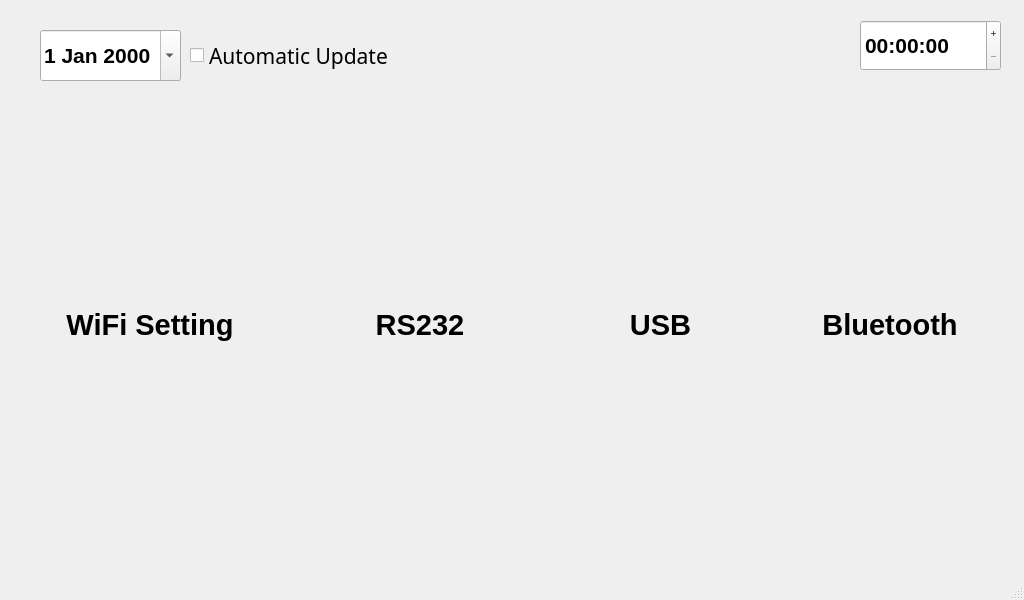
<?xml version="1.0" encoding="UTF-8"?>
<ui version="4.0">
 <class>MainWindow7</class>
 <widget class="QMainWindow" name="MainWindow7">
  <property name="geometry">
   <rect>
    <x>0</x>
    <y>0</y>
    <width>1024</width>
    <height>600</height>
   </rect>
  </property>
  <property name="windowTitle">
   <string>MainWindow</string>
  </property>
  <property name="iconSize">
   <size>
    <width>100</width>
    <height>100</height>
   </size>
  </property>
  <widget class="QWidget" name="centralwidget">
   <widget class="QLabel" name="label">
    <property name="geometry">
     <rect>
      <x>0</x>
      <y>0</y>
      <width>1024</width>
      <height>600</height>
     </rect>
    </property>
    <property name="autoFillBackground">
     <bool>false</bool>
    </property>
    <property name="text">
     <string/>
    </property>
    <property name="pixmap">
     <pixmap>pics/Standby.png</pixmap>
    </property>
   </widget>
   <widget class="QLabel" name="label_4">
    <property name="geometry">
     <rect>
      <x>50</x>
      <y>300</y>
      <width>200</width>
      <height>50</height>
     </rect>
    </property>
    <property name="text">
     <string>&lt;html&gt;&lt;head/&gt;&lt;body&gt;&lt;p align=&quot;center&quot;&gt;&lt;span style=&quot; font-size:22pt; font-weight:600;&quot;&gt;WiFi Setting&lt;/span&gt;&lt;/p&gt;&lt;/body&gt;&lt;/html&gt;</string>
    </property>
    <property name="scaledContents">
     <bool>true</bool>
    </property>
   </widget>
   <widget class="QLabel" name="label_6">
    <property name="geometry">
     <rect>
      <x>320</x>
      <y>300</y>
      <width>200</width>
      <height>50</height>
     </rect>
    </property>
    <property name="text">
     <string>&lt;html&gt;&lt;head/&gt;&lt;body&gt;&lt;p align=&quot;center&quot;&gt;&lt;span style=&quot; font-size:22pt; font-weight:600;&quot;&gt;RS232&lt;/span&gt;&lt;/p&gt;&lt;/body&gt;&lt;/html&gt;</string>
    </property>
    <property name="textFormat">
     <enum>Qt::RichText</enum>
    </property>
   </widget>
   <widget class="QLabel" name="label_7">
    <property name="geometry">
     <rect>
      <x>620</x>
      <y>300</y>
      <width>81</width>
      <height>50</height>
     </rect>
    </property>
    <property name="text">
     <string>&lt;html&gt;&lt;head/&gt;&lt;body&gt;&lt;p align=&quot;center&quot;&gt;&lt;span style=&quot; font-size:22pt; font-weight:600;&quot;&gt;USB&lt;/span&gt;&lt;/p&gt;&lt;/body&gt;&lt;/html&gt;</string>
    </property>
    <property name="scaledContents">
     <bool>false</bool>
    </property>
   </widget>
   <widget class="QPushButton" name="back">
    <property name="geometry">
     <rect>
      <x>40</x>
      <y>430</y>
      <width>100</width>
      <height>100</height>
     </rect>
    </property>
    <property name="text">
     <string/>
    </property>
    <property name="icon">
     <iconset>
      <normaloff>pics/1 (400 × 400 px).png</normaloff>pics/1 (400 × 400 px).png</iconset>
    </property>
    <property name="iconSize">
     <size>
      <width>90</width>
      <height>90</height>
     </size>
    </property>
    <property name="checkable">
     <bool>false</bool>
    </property>
    <property name="autoDefault">
     <bool>false</bool>
    </property>
    <property name="default">
     <bool>false</bool>
    </property>
    <property name="flat">
     <bool>true</bool>
    </property>
   </widget>
   <widget class="QPushButton" name="wifi">
    <property name="geometry">
     <rect>
      <x>100</x>
      <y>190</y>
      <width>100</width>
      <height>100</height>
     </rect>
    </property>
    <property name="text">
     <string/>
    </property>
    <property name="icon">
     <iconset>
      <normaloff>pics/1 (90 × 90 px) (5).png</normaloff>pics/1 (90 × 90 px) (5).png</iconset>
    </property>
    <property name="iconSize">
     <size>
      <width>100</width>
      <height>100</height>
     </size>
    </property>
    <property name="flat">
     <bool>true</bool>
    </property>
   </widget>
   <widget class="QPushButton" name="rs">
    <property name="geometry">
     <rect>
      <x>370</x>
      <y>190</y>
      <width>100</width>
      <height>100</height>
     </rect>
    </property>
    <property name="text">
     <string/>
    </property>
    <property name="icon">
     <iconset>
      <normaloff>pics/1 (90 × 90 px) (4).png</normaloff>pics/1 (90 × 90 px) (4).png</iconset>
    </property>
    <property name="iconSize">
     <size>
      <width>100</width>
      <height>100</height>
     </size>
    </property>
    <property name="flat">
     <bool>true</bool>
    </property>
   </widget>
   <widget class="QPushButton" name="usb">
    <property name="geometry">
     <rect>
      <x>610</x>
      <y>190</y>
      <width>100</width>
      <height>100</height>
     </rect>
    </property>
    <property name="text">
     <string/>
    </property>
    <property name="icon">
     <iconset>
      <normaloff>pics/1 (90 × 90 px) (6).png</normaloff>pics/1 (90 × 90 px) (6).png</iconset>
    </property>
    <property name="iconSize">
     <size>
      <width>100</width>
      <height>100</height>
     </size>
    </property>
    <property name="flat">
     <bool>true</bool>
    </property>
   </widget>
   <widget class="QPushButton" name="about">
    <property name="geometry">
     <rect>
      <x>849</x>
      <y>440</y>
      <width>100</width>
      <height>100</height>
     </rect>
    </property>
    <property name="text">
     <string/>
    </property>
    <property name="icon">
     <iconset>
      <normaloff>pics/about.png</normaloff>pics/about.png</iconset>
    </property>
    <property name="iconSize">
     <size>
      <width>200</width>
      <height>200</height>
     </size>
    </property>
    <property name="flat">
     <bool>true</bool>
    </property>
   </widget>
   <widget class="QPushButton" name="bluetooth">
    <property name="geometry">
     <rect>
      <x>840</x>
      <y>190</y>
      <width>100</width>
      <height>100</height>
     </rect>
    </property>
    <property name="text">
     <string/>
    </property>
    <property name="icon">
     <iconset>
      <normaloff>pics/bluetooth.png</normaloff>pics/bluetooth.png</iconset>
    </property>
    <property name="iconSize">
     <size>
      <width>70</width>
      <height>70</height>
     </size>
    </property>
    <property name="flat">
     <bool>true</bool>
    </property>
   </widget>
   <widget class="QLabel" name="label_2">
    <property name="geometry">
     <rect>
      <x>790</x>
      <y>300</y>
      <width>200</width>
      <height>50</height>
     </rect>
    </property>
    <property name="text">
     <string>&lt;html&gt;&lt;head/&gt;&lt;body&gt;&lt;p align=&quot;center&quot;&gt;&lt;span style=&quot; font-size:22pt; font-weight:600;&quot;&gt;Bluetooth&lt;/span&gt;&lt;/p&gt;&lt;/body&gt;&lt;/html&gt;</string>
    </property>
   </widget>
   <widget class="QTimeEdit" name="timeEdit">
    <property name="geometry">
     <rect>
      <x>860</x>
      <y>20</y>
      <width>141</width>
      <height>51</height>
     </rect>
    </property>
    <property name="font">
     <font>
      <pointsize>16</pointsize>
      <weight>75</weight>
      <bold>true</bold>
     </font>
    </property>
    <property name="wrapping">
     <bool>false</bool>
    </property>
    <property name="frame">
     <bool>true</bool>
    </property>
    <property name="buttonSymbols">
     <enum>QAbstractSpinBox::PlusMinus</enum>
    </property>
    <property name="maximumDate">
     <date>
      <year>2050</year>
      <month>1</month>
      <day>1</day>
     </date>
    </property>
    <property name="minimumDate">
     <date>
      <year>2020</year>
      <month>1</month>
      <day>1</day>
     </date>
    </property>
   </widget>
   <widget class="QDateEdit" name="dateEdit">
    <property name="geometry">
     <rect>
      <x>40</x>
      <y>30</y>
      <width>141</width>
      <height>51</height>
     </rect>
    </property>
    <property name="font">
     <font>
      <pointsize>16</pointsize>
      <weight>75</weight>
      <bold>true</bold>
     </font>
    </property>
    <property name="calendarPopup">
     <bool>true</bool>
    </property>
   </widget>
   <widget class="QCheckBox" name="checkBox">
    <property name="geometry">
     <rect>
      <x>190</x>
      <y>30</y>
      <width>300</width>
      <height>51</height>
     </rect>
    </property>
    <property name="font">
     <font>
      <family>MS Shell rgb(0, 0, 0)Dlg 2</family>
      <pointsize>16</pointsize>
      <weight>9</weight>
      <italic>false</italic>
      <bold>false</bold>
     </font>
    </property>
    <property name="styleSheet">
     <string notr="true">font: 75 16pt &quot;MS Shell rgb(0, 0, 0)Dlg 2&quot;;</string>
    </property>
    <property name="text">
     <string>Automatic Update</string>
    </property>
   </widget>
   <zorder>label</zorder>
   <zorder>label_4</zorder>
   <zorder>label_6</zorder>
   <zorder>label_7</zorder>
   <zorder>wifi</zorder>
   <zorder>rs</zorder>
   <zorder>usb</zorder>
   <zorder>back</zorder>
   <zorder>about</zorder>
   <zorder>bluetooth</zorder>
   <zorder>label_2</zorder>
   <zorder>timeEdit</zorder>
   <zorder>dateEdit</zorder>
   <zorder>checkBox</zorder>
  </widget>
  <widget class="QMenuBar" name="menubar">
   <property name="geometry">
    <rect>
     <x>0</x>
     <y>0</y>
     <width>1024</width>
     <height>21</height>
    </rect>
   </property>
  </widget>
  <widget class="QStatusBar" name="statusbar"/>
 </widget>
 <resources/>
 <connections/>
</ui>
